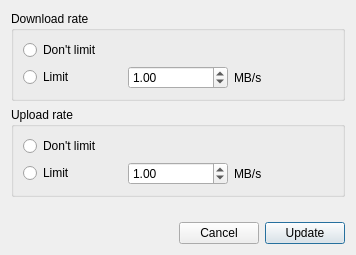
<?xml version="1.0" encoding="UTF-8"?>
<ui version="4.0">
 <class>BandwidthDialog</class>
 <widget class="QDialog" name="BandwidthDialog">
  <property name="geometry">
   <rect>
    <x>0</x>
    <y>0</y>
    <width>356</width>
    <height>255</height>
   </rect>
  </property>
  <property name="windowTitle">
   <string>Bandwidth Dialog</string>
  </property>
  <layout class="QGridLayout" name="gridLayout">
   <item row="4" column="2">
    <widget class="QPushButton" name="updateButton">
     <property name="text">
      <string>Update</string>
     </property>
    </widget>
   </item>
   <item row="4" column="1">
    <widget class="QPushButton" name="cancelButton">
     <property name="text">
      <string>Cancel</string>
     </property>
    </widget>
   </item>
   <item row="4" column="0">
    <spacer name="horizontalSpacer">
     <property name="orientation">
      <enum>Qt::Horizontal</enum>
     </property>
     <property name="sizeHint" stdset="0">
      <size>
       <width>40</width>
       <height>20</height>
      </size>
     </property>
    </spacer>
   </item>
   <item row="2" column="0" colspan="3">
    <widget class="QGroupBox" name="groupBox_2">
     <property name="title">
      <string>Upload rate</string>
     </property>
     <layout class="QGridLayout">
      <item row="1" column="0">
       <widget class="QRadioButton" name="radioButtonUploadLimited">
        <property name="text">
         <string>Limit</string>
        </property>
       </widget>
      </item>
      <item row="1" column="1">
       <widget class="QDoubleSpinBox" name="numberInputUploadRate">
        <property name="value">
         <double>1.000000000000000</double>
        </property>
       </widget>
      </item>
      <item row="0" column="0">
       <widget class="QRadioButton" name="radioButtonUploadUnlimited">
        <property name="text">
         <string>Don't limit</string>
        </property>
       </widget>
      </item>
      <item row="1" column="2">
       <widget class="QLabel" name="label">
        <property name="text">
         <string>MB/s</string>
        </property>
       </widget>
      </item>
     </layout>
    </widget>
   </item>
   <item row="0" column="0" rowspan="2" colspan="3">
    <widget class="QGroupBox" name="groupBox">
     <property name="title">
      <string>Download rate</string>
     </property>
     <layout class="QGridLayout" name="gridLayout_2">
      <item row="1" column="1">
       <widget class="QRadioButton" name="radioButtonDownloadUnlimited">
        <property name="text">
         <string>Don't limit</string>
        </property>
       </widget>
      </item>
      <item row="2" column="2">
       <widget class="QDoubleSpinBox" name="numberInputDownloadRate">
        <property name="value">
         <double>1.000000000000000</double>
        </property>
       </widget>
      </item>
      <item row="2" column="1">
       <widget class="QRadioButton" name="radioButtonDownloadLimited">
        <property name="text">
         <string>Limit</string>
        </property>
       </widget>
      </item>
      <item row="2" column="3">
       <widget class="QLabel" name="label_3">
        <property name="text">
         <string>MB/s</string>
        </property>
       </widget>
      </item>
     </layout>
    </widget>
   </item>
   <item row="3" column="0" colspan="3">
    <spacer name="verticalSpacer">
     <property name="orientation">
      <enum>Qt::Vertical</enum>
     </property>
     <property name="sizeHint" stdset="0">
      <size>
       <width>20</width>
       <height>40</height>
      </size>
     </property>
    </spacer>
   </item>
  </layout>
 </widget>
 <resources/>
 <connections/>
</ui>
